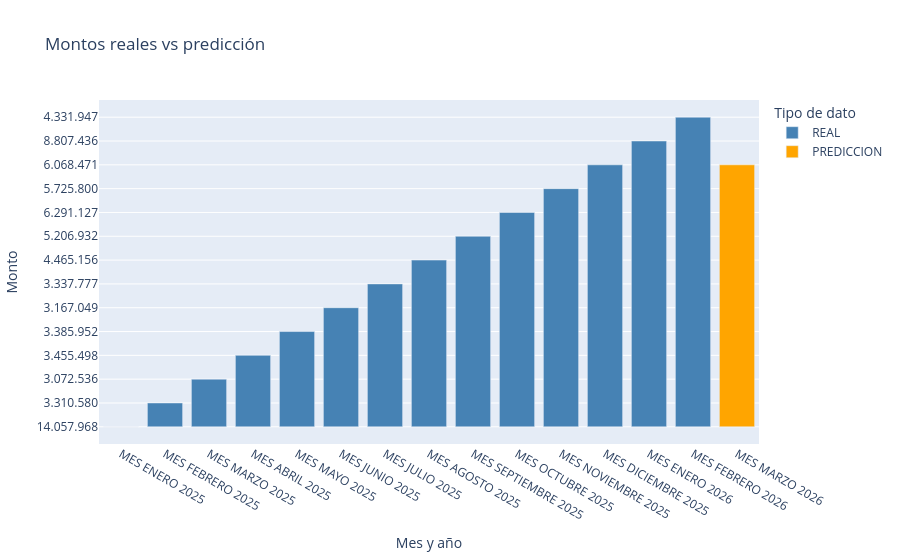

Source (notebook cell):
### Code cell
fig = go.Figure()

df_real = df_salida[df_salida["TIPO_DATO"].eq("REAL")].copy()
df_pred = df_salida[df_salida["TIPO_DATO"].eq("PREDICCION")].copy()

df_real["MES_ANO"] = df_real["MES"] + " " + df_real["AÑO"].astype(str)
df_pred["MES_ANO"] = df_pred["MES"] + " " + df_pred["AÑO"].astype(str)

fig.add_trace(go.Bar(x=df_real["MES_ANO"], y=df_real["MONTO"], name="REAL", marker_color="steelblue"))
fig.add_trace(go.Bar(x=df_pred["MES_ANO"], y=df_pred["MONTO"], name="PREDICCION", marker_color="orange"))

fig.update_layout(
    barmode="group",
    title="Montos reales vs predicción",
    xaxis_title="Mes y año",
    yaxis_title="Monto",
    legend_title="Tipo de dato"
)
fig.show()

### Figure 1 — Plotly figure (JSON) as saved in the notebook; plotly's stock layout.template omitted (floating-point values rounded to 4 significant figures)
{"data": [{"marker": {"color": "steelblue"}, "name": "REAL", "type": "bar", "x": ["MES ENERO 2025", "MES FEBRERO 2025", "MES MARZO 2025", "MES ABRIL 2025", "MES MAYO 2025", "MES JUNIO 2025", "MES JULIO 2025", "MES AGOSTO 2025", "MES SEPTIEMBRE 2025", "MES OCTUBRE 2025", "MES NOVIEMBRE 2025", "MES DICIEMBRE 2025", "MES ENERO 2026", "MES FEBRERO 2026"], "y": ["14.057.968", "3.310.580", "3.072.536", "3.455.498", "3.385.952", "3.167.049", "3.337.777", "4.465.156", "5.206.932", "6.291.127", "5.725.800", "6.068.471", "8.807.436", "4.331.947"]}, {"marker": {"color": "orange"}, "name": "PREDICCION", "type": "bar", "x": ["MES MARZO 2026"], "y": ["6.068.471"]}], "layout": {"barmode": "group", "legend": {"title": {"text": "Tipo de dato"}}, "title": {"text": "Montos reales vs predicción"}, "xaxis": {"title": {"text": "Mes y año"}}, "yaxis": {"title": {"text": "Monto"}}}}
